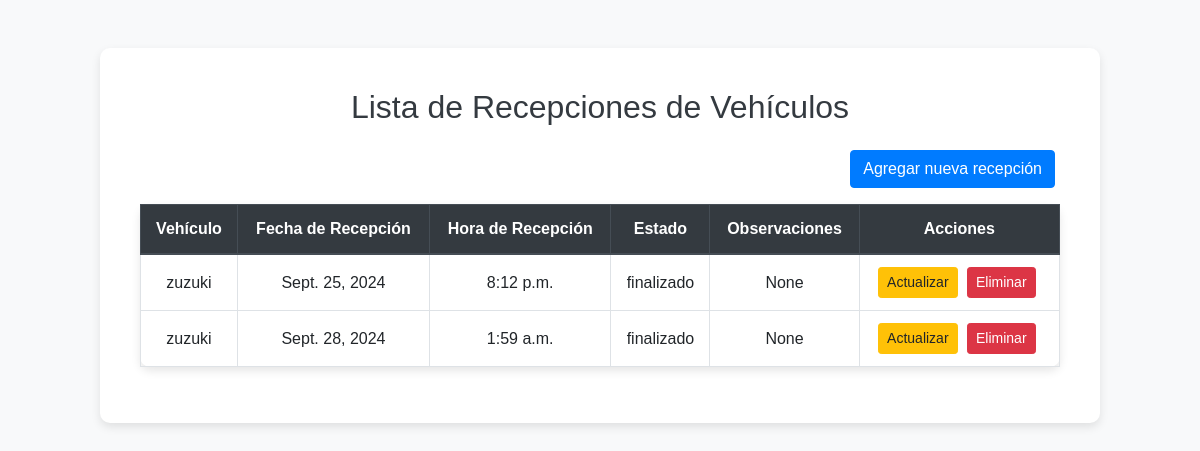
/recepciones/, run on the app's committed database.
### principal/models.py (models this page shows, shortened)
class RecepcionVehiculo(models.Model):
    vehiculo = models.ForeignKey(RegistroVehiculo, on_delete=models.CASCADE, related_name='recepciones')
    fecha_recepcion = models.DateField()
    hora_recepcion = models.TimeField()
    estado = models.CharField(max_length=50)
    observaciones = models.CharField(max_length=255, blank=True, null=True)
    reparacion = models.ForeignKey(Reparaciones, on_delete=models.SET_NULL, null=True, blank=True, related_name='recepciones')

class RegistroVehiculo(models.Model):
    matricula = models.CharField(max_length=20)
    modelo = models.CharField(max_length=50)
    color = models.CharField(max_length=30)
    fecha_entrada = models.DateField()
    hora_entrada = models.TimeField()
    cliente = models.ForeignKey(Cliente, on_delete=models.CASCADE, related_name='vehiculos')

### principal/viewsauto.py (the view)
# urls.py: path('recepciones/', viewsauto.listar_recepciones, name='listar_recepciones'),
def listar_recepciones(request):
    recepciones = RecepcionVehiculo.objects.all()
    return render(request, 'Autos/listar_recepciones.html', {'recepciones': recepciones})

### principal/templates/Autos/listar_recepciones.html (shortened to what this page needs)
<!DOCTYPE html>
<html lang="es">
<head>
    {% load static %}
    <link rel="stylesheet" href="https://maxcdn.bootstrapcdn.com/bootstrap/4.5.2/css/bootstrap.min.css">
    <link rel="stylesheet" href="{% static 'css/Vehiculo/recepcionnew.css' %}">
</head>
<body>
    <div class="container mt-5">
        <h1 class="mb-4 text-center">Lista de Recepciones de Vehículos</h1>
        <div class="mb-3 text-right">
            <a href="{% url 'nueva_recepcion' %}" class="btn btn-primary">Agregar nueva recepción</a>
        </div>
        <table class="table table-bordered table-hover table-responsive-sm">
            <thead class="thead-dark">
                <tr>
                    <th>Vehículo</th>
                    <th>Fecha de Recepción</th>
                    <th>Hora de Recepción</th>
                    <th>Estado</th>
                    <th>Observaciones</th>
                    <th>Acciones</th>
                </tr>
            </thead>
            <tbody>
                {% for recepcion in recepciones %}
                <tr>
                    <td>{{ recepcion.vehiculo.modelo }}</td>
                    <td>{{ recepcion.fecha_recepcion }}</td>
                    <td>{{ recepcion.hora_recepcion }}</td>
                    <td>{{ recepcion.estado }}</td>
                    <td>{{ recepcion.observaciones }}</td>
                    <td>
                        <a href="{% url 'actualizar_recepcion' recepcion.id %}" class="btn btn-warning btn-sm">Actualizar</a>
                        <a href="{% url 'eliminar_recepcion' recepcion.id %}" class="btn btn-danger btn-sm">Eliminar</a>
                    </td>
                </tr>
                {% empty %}
                <tr>
                    <td colspan="6" class="text-center">No hay recepciones registradas.</td>
                </tr>
                {% endfor %}
            </tbody>
        </table>
    </div>
</body>
</html>

### principal/static/css/Vehiculo/recepcionnew.css (style rules this page uses)
body { background-color: #f8f9fa; font-family: 'Arial', sans-serif; }
h1 { color: #343a40; font-size: 2rem; margin-bottom: 40px; }
.table { background-color: #fff; border-radius: 10px; box-shadow: 0 4px 10px rgba(0, 0, 0, 0.1); }
.table th, .table td { text-align: center; vertical-align: middle; }
.table thead { background-color: #343a40; color: #fff; }
.btn { margin-right: 5px; }
.container { max-width: 1000px; padding: 40px; background-color: #fff; border-radius: 10px; box-shadow: 0 4px 10px rgba(0, 0, 0, 0.1); }

### data on the page
RecepcionVehiculo: vehiculo.modelo "zuzuki", fecha_recepcion "Sept. 25, 2024", hora_recepcion "8:12 p.m.", estado "finalizado", observaciones "None"
RecepcionVehiculo: vehiculo.modelo "zuzuki", fecha_recepcion "Sept. 28, 2024", hora_recepcion "1:59 a.m.", estado "finalizado", observaciones "None"
